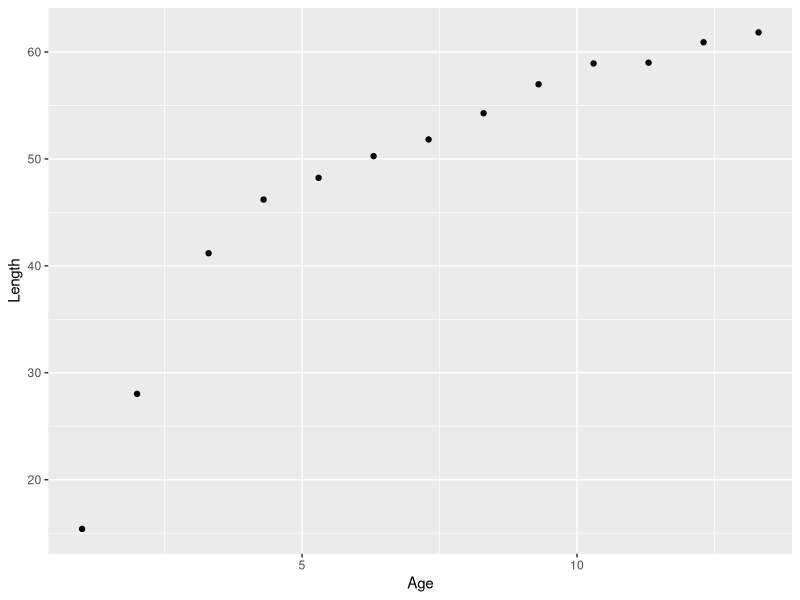
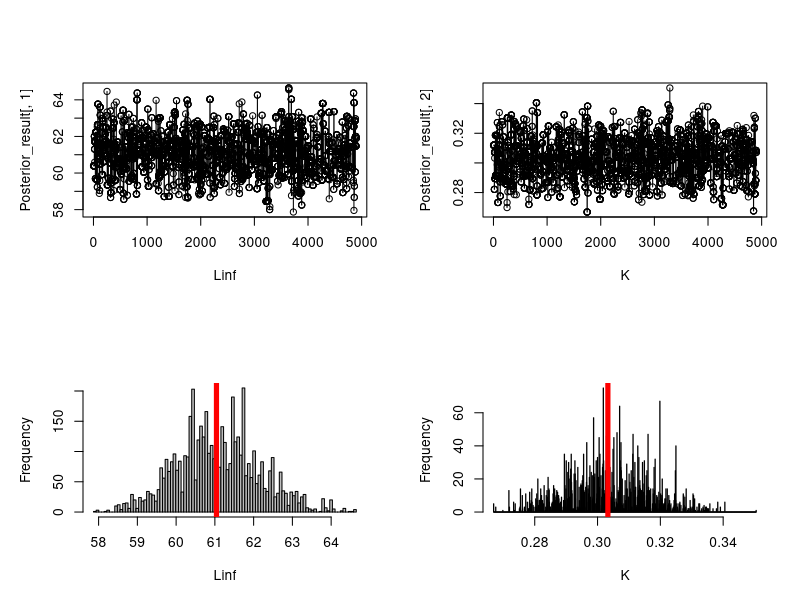

These charts were generated, in order, by the following R code:
## ---- chunk 1
library(knitr)
library(ggplot2)

Age = c(1,2,3.3,4.3,5.3,6.3,7.3,8.3,9.3,10.3,11.3,12.3,13.3)
Length = c(15.4,28.03,41.18,46.2,48.23,50.26,51.82,54.27,56.98,58.93,59,60.91,61.83)

data = cbind(Age, Length)

kable(data, col.names = c("Age (year)", "Female mean length (cm)"))
## ---- chunk 2
dataset = data.frame(Age, Length) # combine the data
colnames(dataset) <- c("Age", "Length") # rename the columns for plotting
ggplot(dataset, aes(x = Age, y = Length)) +
    geom_point()
## ---- chunk 3
VBGF <-function(x, Linf, K){
    y = Linf * (1 - exp(- K * (x - 0)))
    return(y)
}


lognormal_like = function(Linf, K){
  
  Like = numeric(length(Length))
  neg_likelihood = numeric(length(Length))
  ypred = VBGF(Age, Linf, K)
  Dev2 =(log(Length) - log(ypred)) ^ 2
  sigma = 0.032
  
  for (i in 1:length(Length)){
    Like[i] = (1 / (Age[i] * sqrt(2 * pi) * sigma)) * exp(-Dev2[i] / (2 * sigma ^ 2))
    neg_likelihood[i] = -log(Like[i])
  }
  
  totoal_Like = exp(-sum(neg_likelihood))
  
  Outs <- NULL
  Outs$totoal_Like <- totoal_Like
  Outs$neg_likelihood <- sum(neg_likelihood)
  Outs$ypred <- ypred
  Outs$Linf <- Linf
  Outs$K <- K
  
  return(Outs) # But actually, I will only use "Outs$neg_likelihood".
}
## ---- chunk 4

DoMCMC<-function(Xinit, Ndim, Nsim = 1000, Nburn = 0, Nthin = 1)
  {  
  # jump function steps
  Linf_jump_max = 100
  Linf_jump_min = -100
  K_jump_max = 0.05
  K_jump_min = -0.05
  
  Xcurr <- Xinit
  Fcurr <- -1 * lognormal_like(Linf = Xcurr[1], K = Xcurr[2])$neg_likelihood
  Outs2 <- matrix(-9999, nrow = (Nsim - Nburn), ncol = (Ndim + 1))
  Ipnt <- 0; Icnt <- 0
  
  
  for(Isim in 1:Nsim)
    { 
    # jump function
    Xnext = NULL
        
    repeat{ # Linf prior: Linf ~ U [40, 100]
      Xnext[1] = Xcurr[1] + runif(1, 0, 1) * (Linf_jump_max - Linf_jump_min) + Linf_jump_min
      if(100>=Xnext[1] && Xnext[1]>=40){
        break
        }
    }
    
    repeat{ # K prior: K ~ U [0.1, 0.6]
      Xnext[2] = Xcurr[2] + runif(1, 0, 1) * (K_jump_max - K_jump_min) + K_jump_min
      if(0.6>=Xnext[2] && Xnext[2]>=0.1){
        break
        }
    }
    

    # evaluate the ratio
    Fnext <- -1 * lognormal_like(Linf = Xnext[1], K = Xnext[2])$neg_likelihood
    
    
    #################################################

    # r = L(D | Fnest) * P(Fnest)
    # r = L(D | Fcurr) * P(Fcurr)
    ratio <- exp(Fnext - Fcurr)
    
    if(Fnext > Fcurr){
      Fcurr <- Fnext; Xcurr <- Xnext
    } else if(ratio > runif(1, 0, 1)){Fcurr <- Fnext; Xcurr <- Xnext}

    ######
    
     Rand1 <- log(runif(1,0,1))

     if (Fnext > Fcurr+Rand1)
       {Fcurr <- Fnext; Xcurr <- Xnext }  
    #################################################
  
    if(Isim %% Nthin == 0){  # thinning
      Ipnt <- Ipnt + 1
      if (Ipnt > Nburn){ # burn in
        Icnt <- Icnt + 1
        Outs2[Icnt, ] <- c(Xcurr, Fcurr)
        }
      }

  }

  
  return(Outs2[1:Icnt,])
}

## ---- chunk 5
Posterior_result <- DoMCMC(Xinit = c(100, 0.1), Ndim = 2, Nsim = 50000, Nburn = 100, Nthin = 10)
colnames(Posterior_result) <- c("Linf", "K", "neg_likelihood")
head(Posterior_result)

par(mfrow=c(2,2),mar=c(5,5,5,2))

plot(Posterior_result[,1],main="",xlab="Linf",type="o")
plot(Posterior_result[,2],main="",xlab="K",type="o")

hist(Posterior_result[,1],
     main="",
     xlab="Linf",
     col="gray", 
     breaks = seq(min(Posterior_result[,1]), max(Posterior_result[,1]), length.out = 100))
abline(v=median(Posterior_result[,1]), col ="red", lwd = 5)

hist(Posterior_result[,2],
     main="",
     xlab="K",
     col="gray",
     breaks = seq(min(Posterior_result[,2]), max(Posterior_result[,2]), length.out = 1000))
abline(v=median(Posterior_result[,2]), col ="red", lwd = 5)

print(paste("Median of Linf = ",round(median(Posterior_result[,1]),4),sep=""))
print(paste("Median of K = ",round(median(Posterior_result[,2]),4),sep=""))
